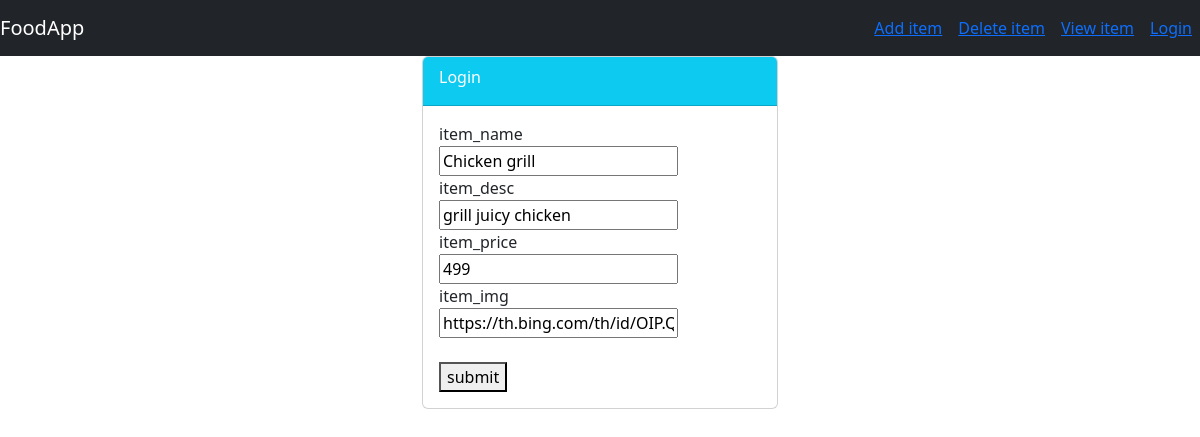
/food/update/3, run on an earlier commit of the app's database.
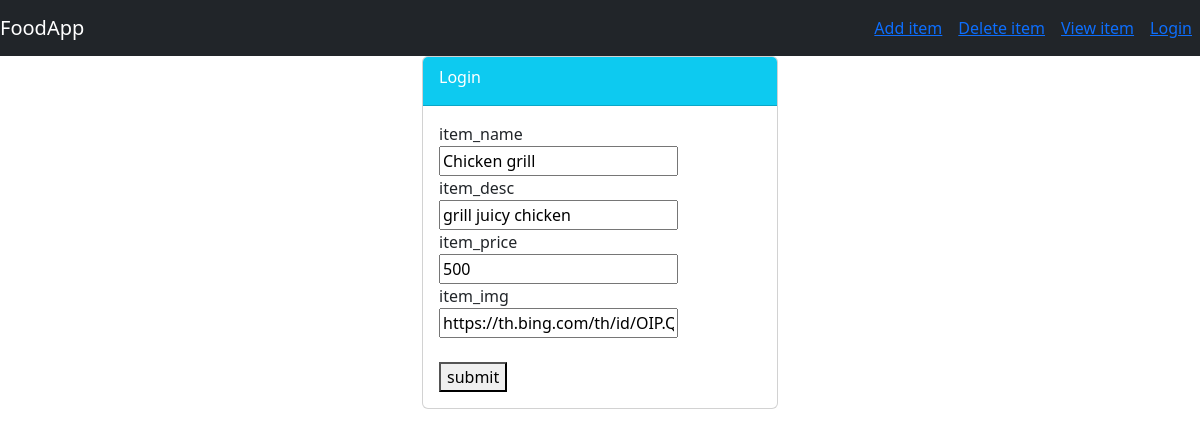
And on a later commit of the database.
### food/models.py (models this page shows, shortened)
class Item(models.Model):
    user_name=models.ForeignKey(User,on_delete=models.CASCADE,default=1)
    item_name=models.CharField(max_length=200)
    item_desc=models.CharField(max_length=200)
    item_price=models.IntegerField()
    item_img=models.CharField(max_length=500)

### food/views.py (the view)
# urls.py: path('update/<int:id>',views.update_item,name='update_item'),
def update_item(request,id):
    item=Item.objects.get(id=id)
    form=ItemForm(request.POST or None, instance=item)
    if form.is_valid():
        form.save()
        return redirect('food:index')
    return render(request,'food/item-form.html',{'form':form})

### food/forms.py
class ItemForm(forms.ModelForm):
    class Meta:
        model=Item
        fields=['item_name','item_desc','item_price','item_img']

### food/templates/food/item-form.html (shortened to what this page needs)
{% extends 'food/base.html' %}
{% block body %}
<div class="container">
    <div class="row">
       <div class="col-md-4 offset-md-4">
          <div class="card">
             <div class="card-header text-white bg-info">
                <div class="card-title">
                    Login
                </div>
              </div>
               <div class="card-body">
                   <form method="POST">
                         {% for field in form %}
                            <div class="form-group">
                                {{ field.name }}
                                <br>
                                {{ field }}
                        {% endfor %}
                        <br>
                        <br>
                      <button class="btn-info" type="submit">submit</button>
                   </form>
                 </div>
            </div>
         </div>
    </div>
</div>
{% endblock %}

What changed in the data, as far as the page shows it:
changed Item "Chicken grill": item_price "499" → "500"
